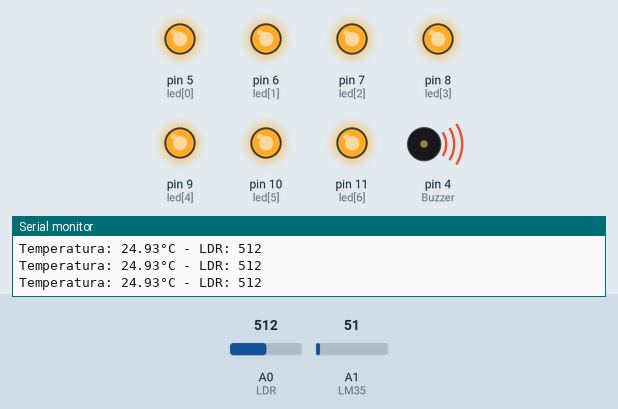
Simulated run of this sketch. Board: Arduino Uno, built with avr-gcc and run on an emulated ATmega328P. On the bench: output pins drawn as LEDs (lit = HIGH), buzzer (waves = sounding), the last lines printed to the serial monitor. The inputs (shaded band) are chosen by the test bench; at power-on: A1 (LM35) = 51, A0 (LDR) = 512.

Above: at 1.2 s.
1.3 s: A1 (LM35) set to 42
At 2.5 s:
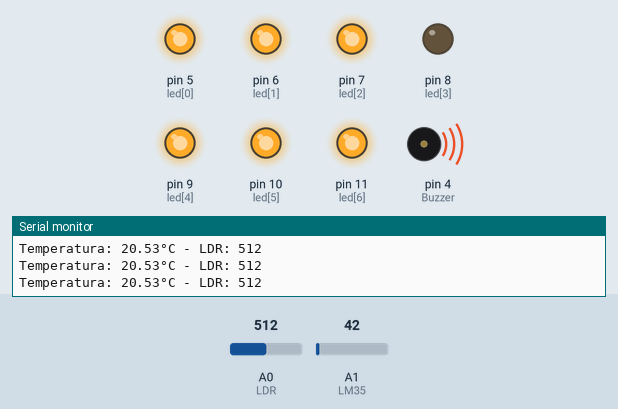
2.8 s: A0 (LDR) set to 636
5.8 s: A0 (LDR) set to 662
At 6.9 s:
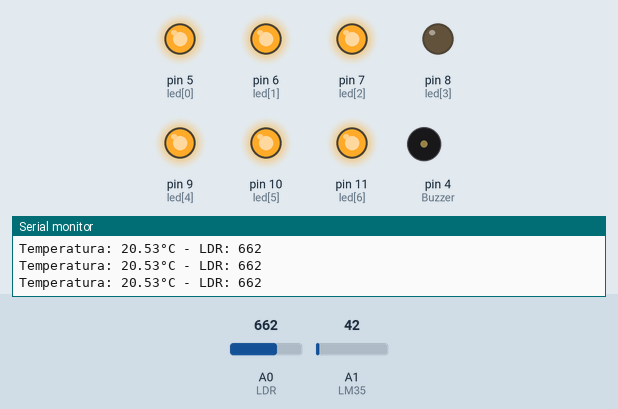
7.3 s: A1 (LM35) set to 15
At 8.5 s:
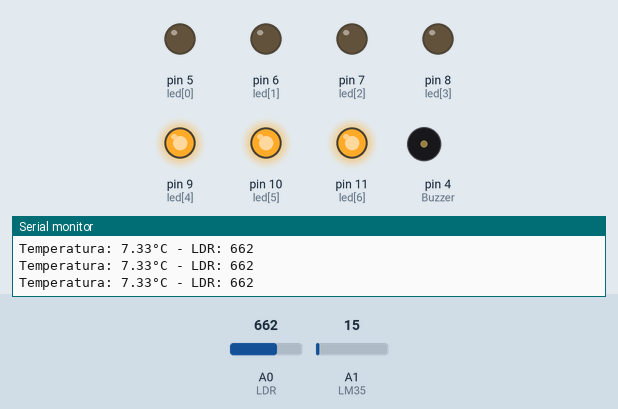
8.8 s: A0 (LDR) set to 11
At 10.0 s:
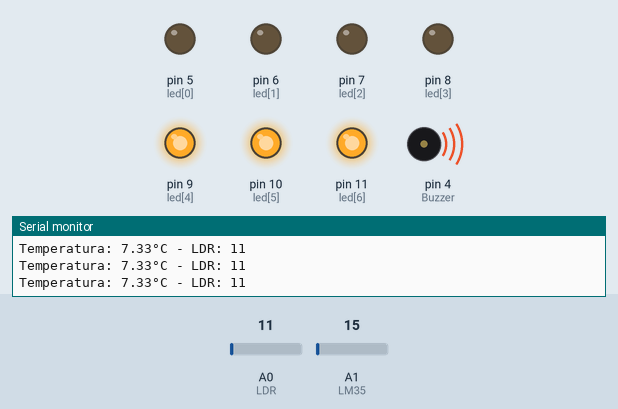
10.3 s: A0 (LDR) set to 710
At 11.3 s:
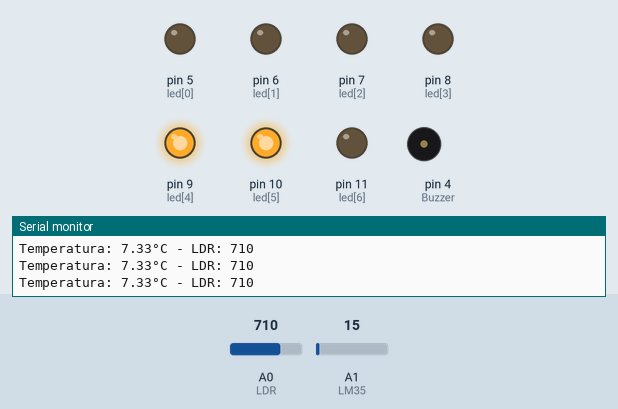
Timing chart, 0 to 12.8 s (numbered marks = the images above; inputs shaded):
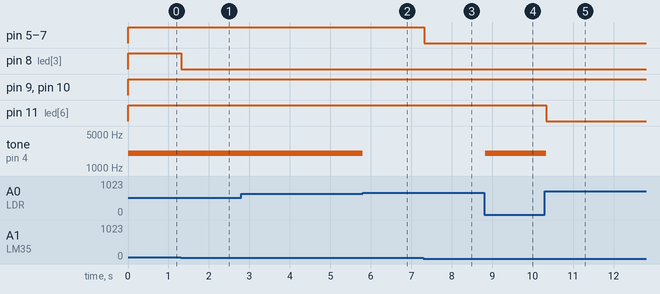

The sketch:

Alarme_multiuso.ino
```cpp
const int LDR = 0;
const int LM35 = 1;
const int Buzzer = 4;
const int led[] = {5, 6, 7, 8, 9, 10, 11};
int ValorLDR = 0;
int ADClido = 0;
float temperatura = 0;
int pwm = 0;

void setup() {
  // put your setup code here, to run once:
Serial.begin(9600);
for(int x = 0; x < 7; x++){
  pinMode(led[x], OUTPUT);
}
pinMode(Buzzer, OUTPUT);
}

void loop() {
  // put your main code here, to run repeatedly:
  ValorLDR = analogRead(LDR);
  ADClido = analogRead(LM35);
  temperatura = ADClido * 0.4887585532;
  if(temperatura > 18.00){
    digitalWrite(led[0], HIGH);
  }
  else{
    digitalWrite(led[0], LOW);
  }
  if(temperatura > 19.00){
    digitalWrite(led[1], HIGH);
  }
  else{
    digitalWrite(led[1], LOW);
  }
  if(temperatura > 20.00){
    digitalWrite(led[2], HIGH);
  }
  else{
    digitalWrite(led[2], LOW);
  }
  if(temperatura > 21.00){
    digitalWrite(led[3], HIGH);
  }
  else{
    digitalWrite(led[3], LOW);
  }

  if(ValorLDR  < 850)
  {
    digitalWrite(led[4], HIGH);
  }
  else{
    digitalWrite(led[4], LOW);
  }
  if(ValorLDR < 750)
  {
    digitalWrite(led[5], HIGH);
  }
  else{
    digitalWrite(led[5], LOW);
  }
  if(ValorLDR < 700)
  {
    digitalWrite(led[6], HIGH);
  }
  else{
    digitalWrite(led[6], LOW);
  }
  if(ValorLDR < 650){
    digitalWrite(led[7], HIGH);
    tone(Buzzer, 2000);
  }
  else {
    digitalWrite(led[7], LOW);
    noTone(Buzzer);
  }

    Serial.print("Temperatura: ");
    Serial.print(temperatura);
    Serial.print("°C - LDR: ");
    Serial.print(ValorLDR);
    Serial.println();
}
```

Measured:
- the behaviour switches between 43 and 42 on A1 (LM35) (found by bisection; images 0 and 1)
- the behaviour switches between 649 and 650 on A0 (LDR) (found by bisection; images 1 and 2)
- after the input at 1.3 s, pin 8 (led[3]): HIGH → LOW at once
- after the input at 5.8 s, tone on pin 4 (Buzzer): 2000 Hz → silent at once
- after the input at 7.3 s, pin 5 (led[0]), pin 6 (led[1]), pin 7 (led[2]): HIGH → LOW at once
- after the input at 8.8 s, tone on pin 4 (Buzzer): silent → 2000 Hz at once
- after the input at 10.3 s, pin 11 (led[6]): HIGH → LOW at once; tone on pin 4 (Buzzer): 2000 Hz → silent at once
